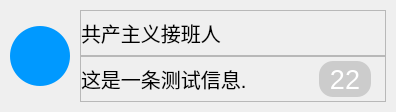
<?xml version="1.0" encoding="UTF-8"?>
<ui version="4.0">
 <class>MsgInfo</class>
 <widget class="QWidget" name="MsgInfo">
  <property name="geometry">
   <rect>
    <x>0</x>
    <y>0</y>
    <width>396</width>
    <height>112</height>
   </rect>
  </property>
  <property name="sizePolicy">
   <sizepolicy hsizetype="Preferred" vsizetype="Preferred">
    <horstretch>0</horstretch>
    <verstretch>0</verstretch>
   </sizepolicy>
  </property>
  <property name="windowTitle">
   <string>Form</string>
  </property>
  <layout class="QHBoxLayout" name="horizontalLayout">
   <property name="spacing">
    <number>10</number>
   </property>
   <property name="leftMargin">
    <number>10</number>
   </property>
   <property name="topMargin">
    <number>10</number>
   </property>
   <property name="rightMargin">
    <number>10</number>
   </property>
   <property name="bottomMargin">
    <number>10</number>
   </property>
   <item>
    <widget class="QLabel" name="avatar">
     <property name="sizePolicy">
      <sizepolicy hsizetype="Fixed" vsizetype="Fixed">
       <horstretch>0</horstretch>
       <verstretch>0</verstretch>
      </sizepolicy>
     </property>
     <property name="minimumSize">
      <size>
       <width>60</width>
       <height>60</height>
      </size>
     </property>
     <property name="styleSheet">
      <string notr="true">QLabel {
  border: none;
  background-color: #0099FF;
  border-radius: 30px;
}</string>
     </property>
     <property name="text">
      <string/>
     </property>
    </widget>
   </item>
   <item>
    <widget class="QWidget" name="widget" native="true">
     <layout class="QVBoxLayout" name="verticalLayout">
      <property name="spacing">
       <number>0</number>
      </property>
      <property name="leftMargin">
       <number>0</number>
      </property>
      <property name="topMargin">
       <number>0</number>
      </property>
      <property name="rightMargin">
       <number>0</number>
      </property>
      <property name="bottomMargin">
       <number>0</number>
      </property>
      <item>
       <widget class="QFrame" name="frame">
        <property name="sizePolicy">
         <sizepolicy hsizetype="Preferred" vsizetype="Expanding">
          <horstretch>0</horstretch>
          <verstretch>1</verstretch>
         </sizepolicy>
        </property>
        <property name="frameShape">
         <enum>QFrame::StyledPanel</enum>
        </property>
        <property name="frameShadow">
         <enum>QFrame::Raised</enum>
        </property>
        <layout class="QHBoxLayout" name="horizontalLayout_2">
         <property name="spacing">
          <number>0</number>
         </property>
         <property name="leftMargin">
          <number>0</number>
         </property>
         <property name="topMargin">
          <number>0</number>
         </property>
         <property name="rightMargin">
          <number>0</number>
         </property>
         <property name="bottomMargin">
          <number>0</number>
         </property>
         <item>
          <widget class="QLabel" name="name">
           <property name="sizePolicy">
            <sizepolicy hsizetype="Expanding" vsizetype="Preferred">
             <horstretch>1</horstretch>
             <verstretch>0</verstretch>
            </sizepolicy>
           </property>
           <property name="styleSheet">
            <string notr="true">QLabel {
  border: none;
  font-size: 20px;
  font-family: 'Microsoft Yahei';
}</string>
           </property>
           <property name="text">
            <string>共产主义接班人</string>
           </property>
          </widget>
         </item>
         <item>
          <spacer name="horizontalSpacer">
           <property name="orientation">
            <enum>Qt::Horizontal</enum>
           </property>
           <property name="sizeHint" stdset="0">
            <size>
             <width>40</width>
             <height>20</height>
            </size>
           </property>
          </spacer>
         </item>
         <item>
          <widget class="QLabel" name="time">
           <property name="sizePolicy">
            <sizepolicy hsizetype="Fixed" vsizetype="Expanding">
             <horstretch>1</horstretch>
             <verstretch>0</verstretch>
            </sizepolicy>
           </property>
           <property name="minimumSize">
            <size>
             <width>40</width>
             <height>0</height>
            </size>
           </property>
           <property name="text">
            <string/>
           </property>
          </widget>
         </item>
        </layout>
       </widget>
      </item>
      <item>
       <widget class="QFrame" name="frame_2">
        <property name="sizePolicy">
         <sizepolicy hsizetype="Preferred" vsizetype="Expanding">
          <horstretch>0</horstretch>
          <verstretch>1</verstretch>
         </sizepolicy>
        </property>
        <property name="frameShape">
         <enum>QFrame::StyledPanel</enum>
        </property>
        <property name="frameShadow">
         <enum>QFrame::Raised</enum>
        </property>
        <layout class="QHBoxLayout" name="horizontalLayout_3">
         <property name="spacing">
          <number>0</number>
         </property>
         <property name="leftMargin">
          <number>0</number>
         </property>
         <property name="topMargin">
          <number>0</number>
         </property>
         <property name="rightMargin">
          <number>0</number>
         </property>
         <property name="bottomMargin">
          <number>0</number>
         </property>
         <item>
          <widget class="QLabel" name="message">
           <property name="sizePolicy">
            <sizepolicy hsizetype="Expanding" vsizetype="Preferred">
             <horstretch>0</horstretch>
             <verstretch>0</verstretch>
            </sizepolicy>
           </property>
           <property name="styleSheet">
            <string notr="true">QLabel {
  border: none;
  font-size: 20px;
  font-family: 'Microsoft Yahei';
}</string>
           </property>
           <property name="text">
            <string>这是一条测试信息.</string>
           </property>
          </widget>
         </item>
         <item>
          <widget class="QLabel" name="msg_size">
           <property name="sizePolicy">
            <sizepolicy hsizetype="Fixed" vsizetype="Preferred">
             <horstretch>0</horstretch>
             <verstretch>0</verstretch>
            </sizepolicy>
           </property>
           <property name="minimumSize">
            <size>
             <width>60</width>
             <height>0</height>
            </size>
           </property>
           <property name="styleSheet">
            <string notr="true">QLabel {
  border: none;
  background-color: #CCCCCC;
  font-size: 27px;
  color: white;
  font-family: 'Microsoft Yahei';
  border-radius: 14px;
  margin: 4px;
}</string>
           </property>
           <property name="text">
            <string>22</string>
           </property>
           <property name="alignment">
            <set>Qt::AlignCenter</set>
           </property>
          </widget>
         </item>
         <item>
          <spacer name="horizontalSpacer_2">
           <property name="orientation">
            <enum>Qt::Horizontal</enum>
           </property>
           <property name="sizeType">
            <enum>QSizePolicy::Fixed</enum>
           </property>
           <property name="sizeHint" stdset="0">
            <size>
             <width>10</width>
             <height>20</height>
            </size>
           </property>
          </spacer>
         </item>
        </layout>
       </widget>
      </item>
     </layout>
    </widget>
   </item>
  </layout>
 </widget>
 <resources/>
 <connections/>
</ui>
